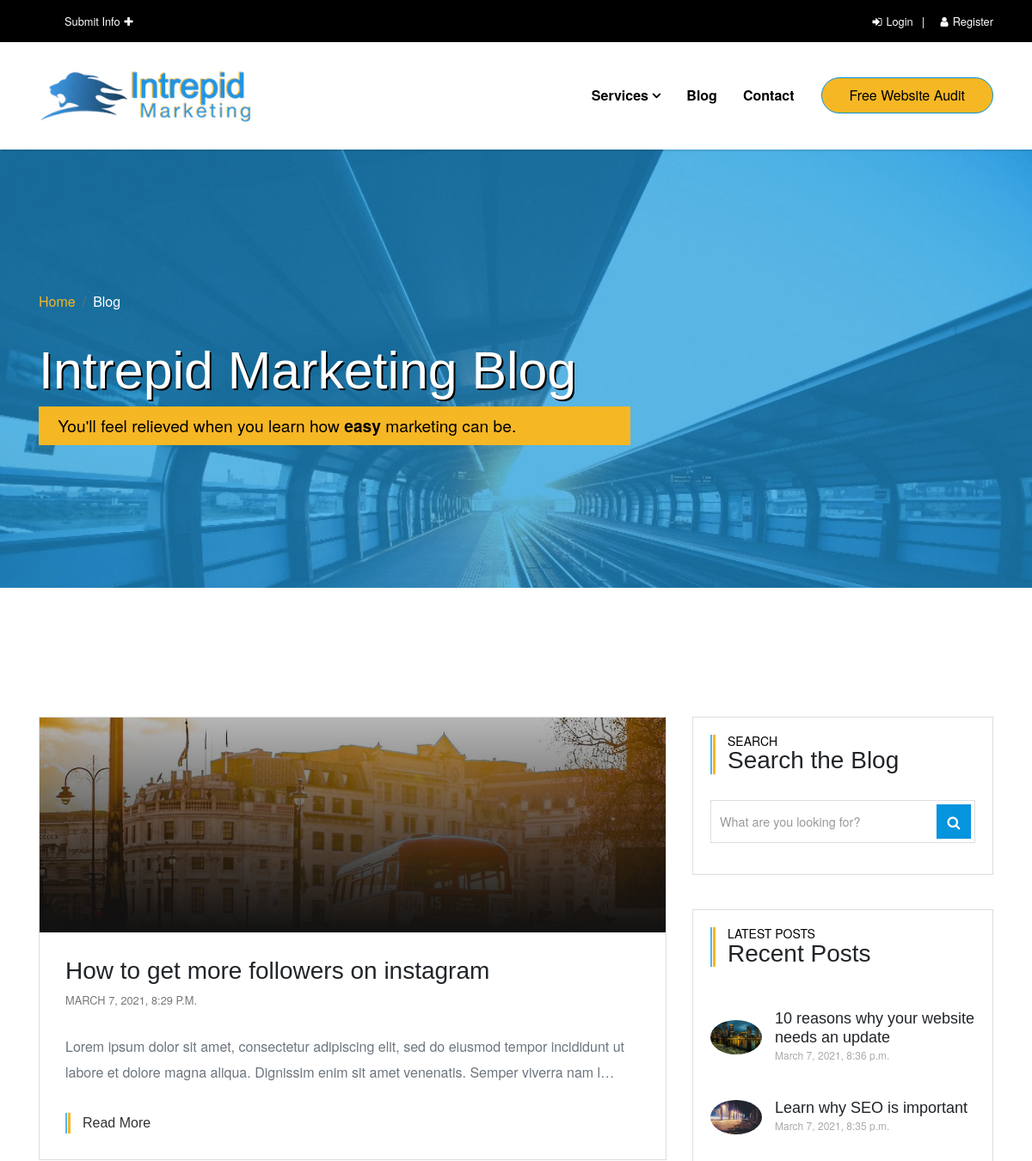
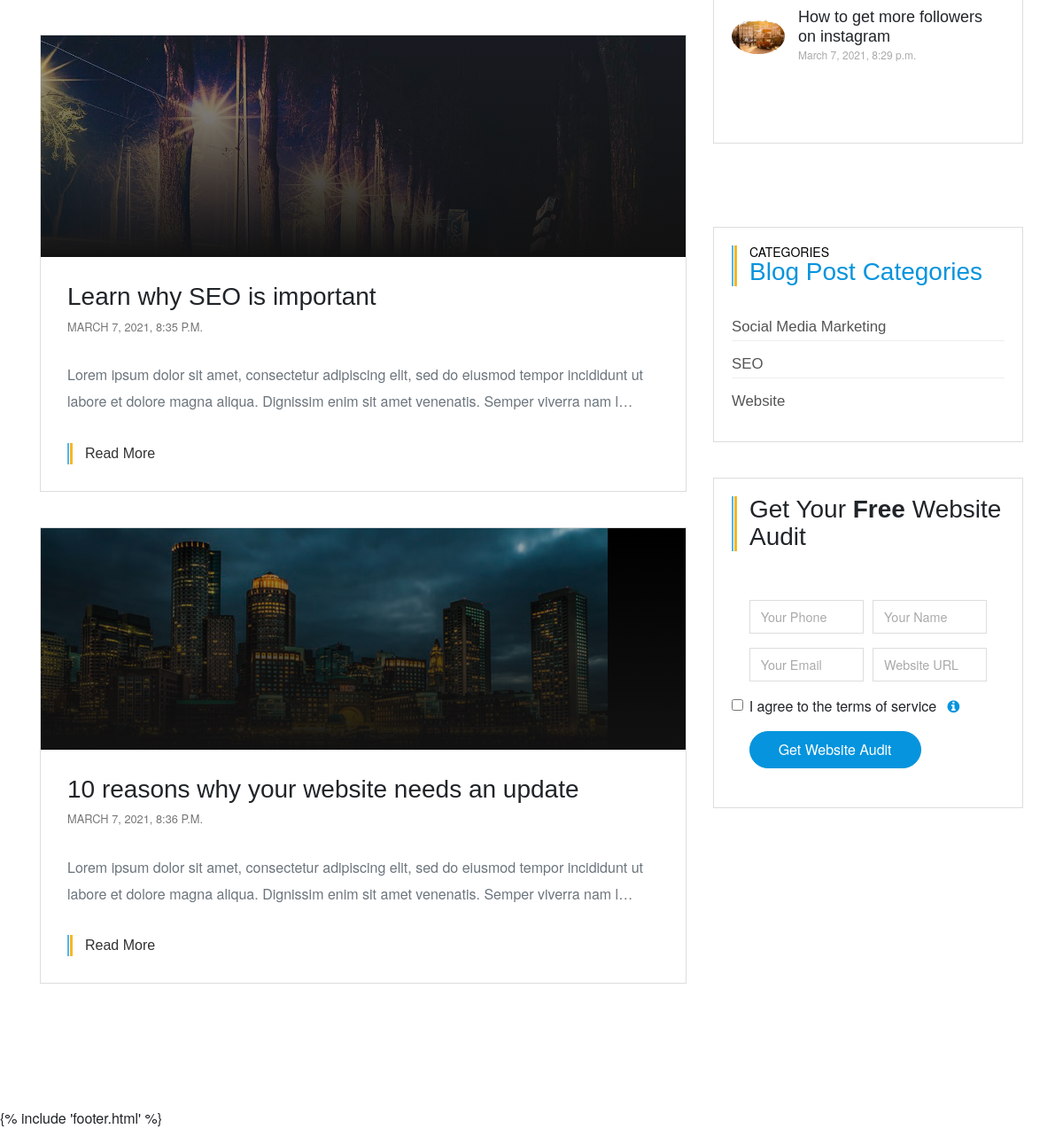
Screenshot of /blog/ with the database file from the repository (2 pictures, top to bottom).
### website/models.py (models this page shows, shortened)
class Post(models.Model):
    title = models.CharField(max_length=100)
    overview = models.TextField()
    timestamp = models.DateTimeField(auto_now_add=True)
    content = RichTextField(default=False)
    author = models.ForeignKey(Author, on_delete=models.CASCADE)
    thumbnail = models.ImageField()
    categories = models.ManyToManyField(Category)
    featured = models.BooleanField()
    previous_post = models.ForeignKey(
        'self', related_name='previous', on_delete=models.SET_NULL, blank=True, null=True)
    next_post = models.ForeignKey(
        'self', related_name='next', on_delete=models.SET_NULL, blank=True, null=True)

class Category(models.Model):
    title = models.CharField(max_length=230)

### website/views.py (the view)
# urls.py: path('blog/', posts, name='post-list'),
def posts(request):
    categories = Category.objects.all()
    posts = Post.objects.all()
    most_recent = Post.objects.order_by('-timestamp')[:3]
    context = {
        'most_recent':most_recent,
        'categories':categories,
        'posts': posts,
        'nav_services':nav_services,
    }
    return render(request, 'blog.html', context)

### website/templates/blog.html (shortened to what this page needs)
{% extends 'base.html' %}
{% load static %}
{% block content %}
    <section id="blogHero" class="hero">
      <div class="container" data-aos="zoom-in" data-aos-delay="200">
        <ul class="breadcrumb">
          <li class="breadcrumb-item"><a class="icon-yellow" href="{% url 'home' %}">Home</a></li>
          <li class="breadcrumb-item active">Blog</li>
        </ul>
        <h1 style="text-shadow: 2px 2px #000;">Intrepid Marketing Blog</h1>
        <p class="text-hero"
        style="background-color: #f6b725;
        color:#000;
        font-weight:400;
        width:62%;
        padding:.75%;
        padding-left:2%;">
        You'll feel relieved when you learn how <b>easy</b> marketing can be.</p>
      </div>
    </section>
    <div class="container" data-aos="fade-up">
      <div class="row">
        <main class="col-lg-8">
          {% for post in posts %}
            <div class="blog-post" data-aos="zoom-in" data-aos-delay="100">
              <div class="post-header"><img src="{{ post.thumbnail.url }}" alt="..." class="img-fluid post-thumbnail">
                <div class="content">
                </div>
              </div>
              <div class="post-content"><a href="#">
                  <h3>{{ post.title }}</h3></a>
                <div class="post-meta">{{ post.timestamp }}</div>
                <p class="text-muted">{{ post.overview|truncatechars:"180" }}</p><a href="{% url 'post-detail' post.pk %}" class="has-lines read-more">Read More</a>
              </div>
            </div>
          {% endfor %}
        </main>
        <aside class="col-lg-4">
          {% include 'blog-search.html' %}
          <div class="widget latest-posts">
            <header>
              <h3 class="has-lines"><small>Latest Posts</small>Recent Posts</h3>
            </header>
            <div class="blog-posts">
                {% for post in most_recent %}
                <a href="{% url 'post-detail' post.pk %}">
                <div class="post d-flex align-items-center">
                  <div class="image"><img src="{{ post.thumbnail.url }}" alt="..." class="img-fluid rounded-circle"></div>
                  <div class="title"><strong>{{ post.title }}</strong><span class="date">{{ post.timestamp }}</span></div>
                </div>
                </a>
                <a href="{% url 'post-detail' post.pk %}">
                {% endfor %}
            </div>
          </div>
          <div class="widget categories">
            <header>
              <h3 class="has-lines"><small>Categories</small>Blog Post Categories</h3>
            </header>
            {% for cat in categories %}
                <div class="category justify-content-between">
                  <a href="{% url 'post-category-detail' cat.pk %}">{{ cat.title }}</a>
                </div>
            {% endfor %}
          </div>
          {% include 'audit.html' %}
        </aside>
      </div>
    </div>
    {% endblock content %}

### website/templates/base.html (shortened to what this page needs)
<!DOCTYPE html>
<html>
  {% include "head.html" %}
  <body>
    {% include 'header.html' %} {% block content %} {% endblock content %} {%
    include 'footer.html' %} {% include 'scripts.html' %}
  </body>
</html>

### website/templates/head.html (shortened to what this page needs)
{% load static %}
<head>
  <link
    rel="stylesheet"
    href="{% static 'website/vendor/bootstrap/css/bootstrap.min.css' %}"
  />
  <link
    rel="stylesheet"
    href="{% static 'website/vendor/bootstrap-select/css/bootstrap-select.min.css' %}"
  />
  <link
    rel="stylesheet"
    href="{% static 'website/vendor/owl.carousel/assets/owl.carousel.min.css' %}"
  />
  <link
    rel="stylesheet"
    href="{% static 'website/vendor/owl.carousel/assets/owl.theme.default.min.css' %}"
  />
  <link
    rel="stylesheet"
    href="{% static 'website/css/style.blue.css' %}"
    id="theme-stylesheet"
  />
  <link
    rel="stylesheet"
    href="{% static 'website/vendor/@fancyapps/fancybox/jquery.fancybox.css' %}"
  />
  <link
    rel="stylesheet"
    href="{% static 'website/css/font-awesome.min.css' %}"
  />
  <link
    rel="stylesheet"
    href="{% static 'website/css/custom-fonticons.css' %}"
  />
  <link
    rel="stylesheet"
    href="{% static 'website/preloader/preloader.css' %}"
  />
  <link rel="stylesheet" href="{% static 'website/aos/aos.css' %}" />
</head>

### website/templates/header.html (shortened to what this page needs)
{% load static %}
<header class="header">
  <div class="top-bar">
    <div class="container">
      <div class="content-holder d-flex justify-content-between">
        <div class="info d-flex">
          <div class="dropdowns d-flex mr-5">
            <a href="{% url 'submit-info' %}"
              >Submit Info<i class="fa fa-plus"></i
            ></a>
          </div>
        </div>
        <div class="CTAs">
          {% if user.is_authenticated %}
          <a href="{% url 'signout' %}" class="login"
            ><i class="fa fa-sign-out"></i
            ><span class="d-none d-md-inline">Logout</span></a
          >
          {% else %}
          <a href="{% url 'signin' %}" class="login"
            ><i class="fa fa-sign-in"></i
            ><span class="d-none d-md-inline">Login</span></a
          >
          <a href="{% url 'signup' %}" class="login">
            <i class="fa fa-user"></i
            ><span class="d-none d-md-inline">Register</span></a
          >
          {% endif %}
        </div>
      </div>
    </div>
  </div>
  <nav class="navbar navbar-expand-lg">
    <div class="container">
      <a href="{% url 'home' %}" class="navbar-brand"
        ><img
          style="width: 85%"
          src="{% static 'website/img/logo.png' %}"
          alt="..."
      /></a>
      <div id="navbarcollapse" class="collapse navbar-collapse">
        <ul class="navbar-nav ml-auto">
          <li class="nav-item dropdown">
            <a
              id="navbarDropdownMenuLink"
              href="http://example.com"
              data-toggle="dropdown"
              aria-haspopup="true"
              aria-expanded="false"
              class="nav-link dropdown-toggle"
              >Services</a
            >
          </li>
          <li class="nav-item">
            <a href="{% url 'post-list' %}" class="nav-link">Blog</a>
          </li>
          <li class="nav-item">
            <a href="{% url 'contact' %}" class="nav-link">Contact</a>
          </li>
        </ul>
        <a
          href="{% url 'free-website-audit' %}"
          class="btn navbar-btn btn-info mt-3 mt-lg-0 ml-lg-3"
          >Free Website Audit</a
        >
      </div>
    </div>
  </nav>
</header>

### website/templates/blog-search.html (shortened to what this page needs)
<div class="widget search">
  <header>
    <h3 class="has-lines"><small>Search</small>Search the Blog</h3>
  </header>
  <form action="{% url 'search' %}" name="q" class="search-form">
    <div class="form-group">
      <input type="search" placeholder="What are you looking for?" />
      <button type="submit" class="submit"><i class="fa fa-search"></i></button>
    </div>
  </form>
</div>

### website/templates/audit.html (shortened to what this page needs)
{% load static %}
<div class="widget categories">
    <header>
      <h3 class="has-lines">Get Your <b>Free</b> Website Audit</h3>
    </header>
    <form style="background-color:#fff; padding:8%;" action="{% url 'free-website-audit' %}" method="POST" role="form" class="custom-form form">
      <div class="form-row">
      <div class="form-row">
        <div class="col-md-6 form-group">
           <input type="text" class="form-control" name="phone" placeholder="Your Phone" data-rule="minlen:4" data-msg="Please enter at least 4 chars" required/>
         </div>
        <div class="col-md-6 form-group">
          <input type="text" class="form-control" name="firstlast" placeholder="Your Name" data-rule="minlen:4" data-msg="Please enter at least 4 chars" required />
         </div>
      </div>
      <div class="form-row">
        <div class="col-md-6 form-group">
          <input type="email" class="form-control" name="email" placeholder="Your Email" data-rule="email" data-msg="Please enter a valid email" required/>
         </div>
         <div class="col-md-6 form-group">
          <input type="text" name="website" class="form-control" placeholder="Website URL" data-rule="minlen:4" data-msg="Please enter at least 4 chars" required/>
         </div>
      </div>
      <div class="form-row">
        <div class="col-md-12 form-group text-center">
          <input type="checkbox" class="form-check-input" required>
          <label class="form-check-label" for="exampleCheck1">I agree to the terms of service <a href="{% url 'terms' %}"><i class="ml-2 fa fa-info-circle"></i></a></label>
         </div>
      </div>
      <div class="text-center">
       <button type="submit" class="btn btn-primary">Get Website Audit</button>
      </div>
      </form>
  </div>

### website/templates/scripts.html (shortened to what this page needs)
{% load static %}

### rows the page displays
Post: thumbnail (picture), title "How to get more followers on instagram", timestamp "MARCH 7, 2021, 8:29 P.M.", overview "Lorem ipsum dolor sit amet, consectetur adipiscing elit, sed do eiusmod tempor incididunt ut labore et dolore magna aliqua. Dignissim enim sit amet venenatis. Semper viverra nam l…", timestamp "March 7, 2021, 8:29 p.m."
Post: thumbnail (picture), title "Learn why SEO is important", timestamp "MARCH 7, 2021, 8:35 P.M.", overview "Lorem ipsum dolor sit amet, consectetur adipiscing elit, sed do eiusmod tempor incididunt ut labore et dolore magna aliqua. Dignissim enim sit amet venenatis. Semper viverra nam l…", timestamp "March 7, 2021, 8:35 p.m."
Post: thumbnail (picture), title "10 reasons why your website needs an update", timestamp "MARCH 7, 2021, 8:36 P.M.", overview "Lorem ipsum dolor sit amet, consectetur adipiscing elit, sed do eiusmod tempor incididunt ut labore et dolore magna aliqua. Dignissim enim sit amet venenatis. Semper viverra nam l…", timestamp "March 7, 2021, 8:36 p.m."
Category: title "Social Media Marketing"
Category: title "SEO"
Category: title "Website"
